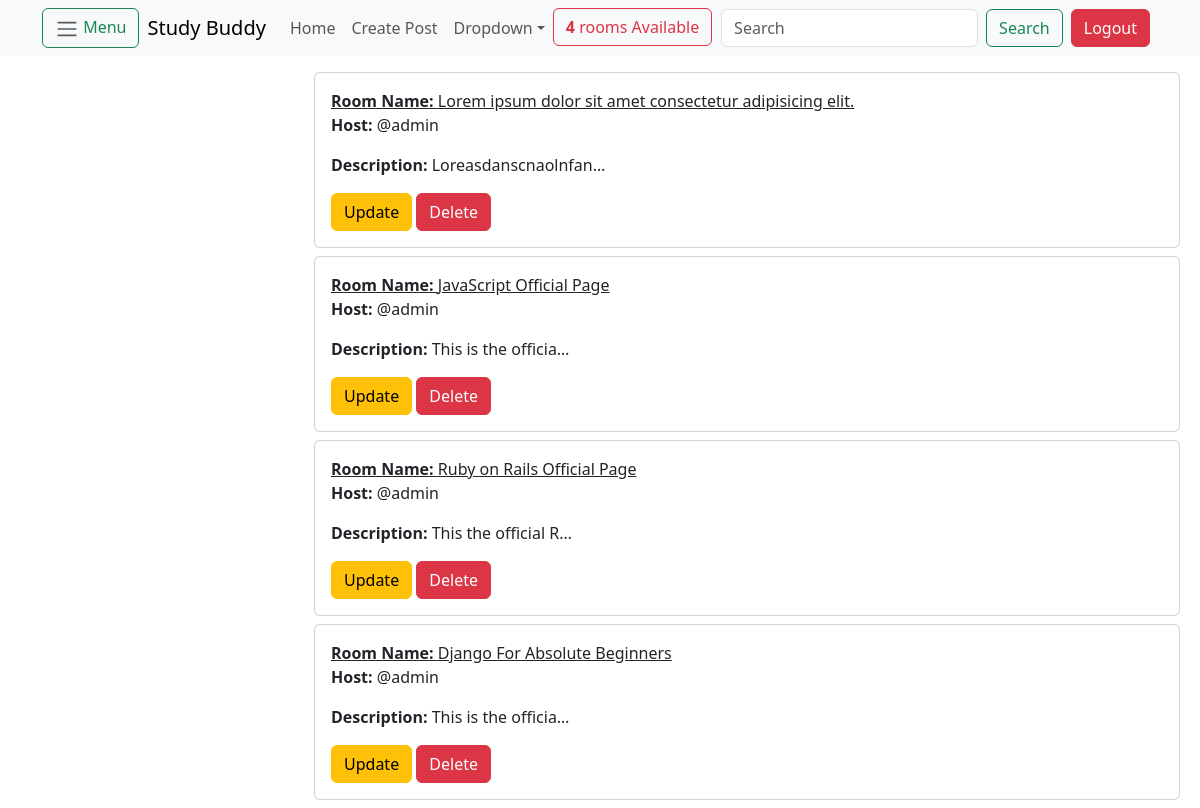
The app's page / (signed in) with its own data.
### studybuddy/models.py (models this page shows, shortened)
class Room(models.Model):
    host = models.ForeignKey(User, on_delete=models.SET_NULL, null=True)
    topic = models.ForeignKey(Topic, on_delete=models.SET_NULL, null=True)
    name = models.CharField(max_length=200)
    description = models.TextField(null=False, blank=True)
    updated = models.DateTimeField(auto_now=True)
    created = models.DateTimeField(auto_now_add=True)
    class Meta:
        ordering = ['-updated','-created']

### studybuddy/views.py (the view)
# urls.py: 2. Add a URL to urlpatterns:  path('', views.home, name='home')
@login_required(login_url='loginuser')
def home(request):
    page = "home"
    q = request.GET.get('q')
    if request.GET.get('q'):
        q=request.GET.get('q')
    else:
        q=""
    rooms = Room.objects.filter(
        Q(topic__name__icontains=q) |
        Q(name__icontains=q)|
        Q(description__icontains=q)
        )
    topics = Topic.objects.all()
    room_count = rooms.count()
    context = {
        'page':page,
        'rooms':rooms,
        'topics':topics,
        'room_count':room_count,
    }
    return render(request, 'studybuddy/home.html', context)

### studybuddy/templates/studybuddy/home.html (shortened to what this page needs)
{% extends 'base.html' %}
{% block content %}
    {% include 'navbar.html' %}
    {% if request.user.is_authenticated %}
        <div class="container-fluid mt-2">
            <div class="home-container">
                <div class="browse-topics">
                </div>
                <div class="rooms">
                    {% for room in rooms %}
                        <div class="card m-2">
                            <div class="card-body">
                                <a href="{% url 'room' room.id %}" class="card-title"><b>Room Name: </b>{{room.name}}</a>
                                <p class="card-text"><b>Host: </b>@{{room.host}}</p>
                                <p class="card-text"><b>Description: </b>{{room.description|truncatechars:20}}</p>
                                <a href="{% url 'update-room' room.id %}" class="btn btn-warning">Update</a>
                                <a href="{% url 'delete-room' room.id %}" class="btn btn-danger">Delete</a>
                            </div>
                        </div>
                    {% endfor %}
                </div>
            </div>
        </div>
    {% else %}
        <h1 class="text-center fw-bold">Login to see what is on this Page</h1>
    {% endif %}
{% endblock content %}

### templates/base.html (shortened to what this page needs)
{% load static %}
<!DOCTYPE html>
<html lang="en">
<head>
    <link rel="stylesheet" href="{% static 'bs/css/bootstrap.css' %}">
    <link rel="stylesheet" href="{% static 'custom/form.css' %}">
</head>
<body>
    {% block content %}
    {% endblock  %}
</body>
</html>

### templates/navbar.html (shortened to what this page needs)
<nav class="navbar navbar-expand-sm navbar-light bg-light">
      <div class="container">
        {% if page == 'home' %}
        <button class="btn btn-outline-success me-2" type="button" data-bs-toggle="offcanvas" data-bs-target="#Id2" aria-controls="Id2" aria-expanded="false" aria-label="Toggle navigation">
            <span class="navbar-toggler-icon"></span> Menu
         </button>
        {% endif %}
        <a class="navbar-brand" href="{% url 'home' %}">Study Buddy</a>
        <div class="collapse navbar-collapse" id="collapsibleNavId">
            {% if request.user.is_authenticated %}
                <ul class="navbar-nav me-auto mt-lg-0">
                    <li class="nav-item">
                        <a class="nav-link btn btn-outline-danger" href="{% url 'home' %}" aria-current="page">Home <span class="visually-hidden">(current)</span></a>
                    </li>
                    <li class="nav-item">
                            <a class="nav-link btn btn-outline-info" href="{% url 'create-room' %}">Create Post</a>
                    </li>
                    <li class="nav-item dropdown">
                        <a class="nav-link dropdown-toggle" href="#" id="dropdownId" data-bs-toggle="dropdown" aria-haspopup="true" aria-expanded="false">Dropdown</a>
                    </li>
                    {% if page == 'home' %}
                        {% if room_count > 1 %}
                            <li class="nav-item">
                                <button class="btn btn-outline-danger"><b>{{room_count}}</b> rooms Available</button>
                            </li>
                        {% else %}
                            <li class="nav-item">
                                <button class="btn btn-outline-danger"><b>{{room_count}}</b> room Available</button>
                            </li>
                        {% endif %}
                    {% endif %}
                </ul>
            {% endif %}
            {% if request.user.is_authenticated %}
                {% if page == "home" %}
                    <form class="d-flex my-2 my-lg-0" method="get">
                        <input class="form-control me-sm-2" name="q" type="text" placeholder="Search">
                        <button class="btn btn-outline-success my-2 my-sm-0"  type="submit">Search</button>
                    </form>
                {% endif %}
                <a href="{% url 'logoutuser' %}" class="btn btn-danger mx-2">Logout</a>
            {% else %}
                <div class="ms-auto">
                    <a href="{% url 'loginuser' %}" class="btn btn-success">Login</a>
                    <a href="{% url 'signupuser' %}" class="btn btn-success mx-2">Sign Up</a>
                </div>
            {% endif %}
        </div>
  </div>
</nav>

### static/custom/form.css (style rules this page uses)
.home-container { display: grid; grid-template-columns: 1fr 3fr; }

### records on screen
Room: name "Lorem ipsum dolor sit amet consectetur adipisicing elit.", host "admin", description "Loreasdanscnaolnfan…"
Room: name "JavaScript Official Page", host "admin", description "This is the officia…"
Room: name "Ruby on Rails Official Page", host "admin", description "This the official R…"
Room: name "Django For Absolute Beginners", host "admin", description "This is the officia…"

### other values on screen
{{ room_count }} "4"
